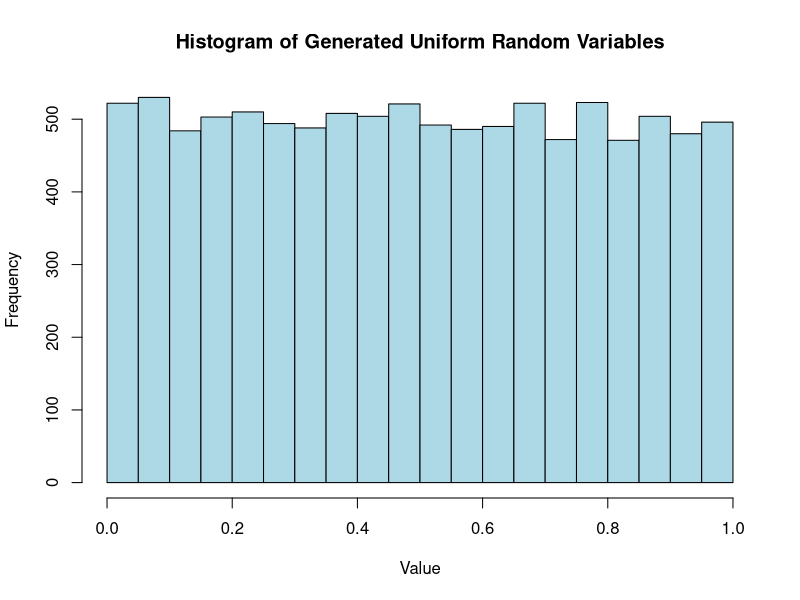
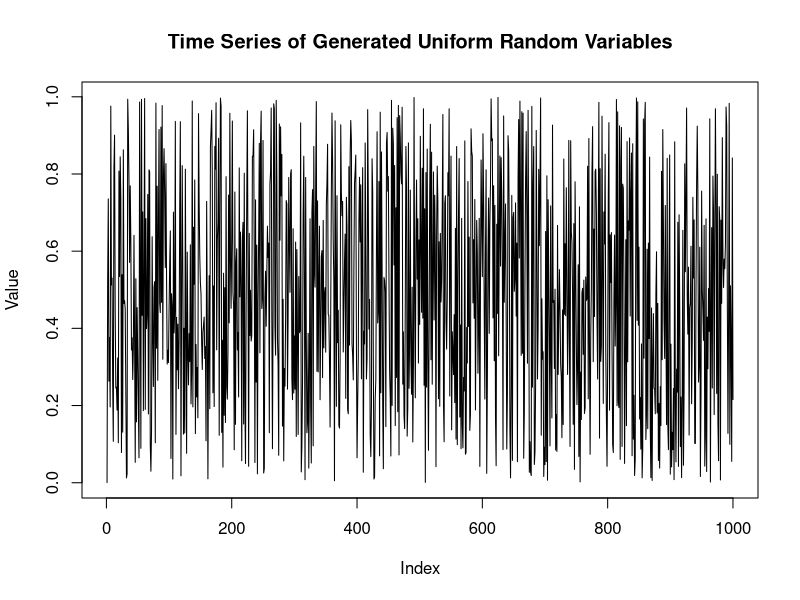
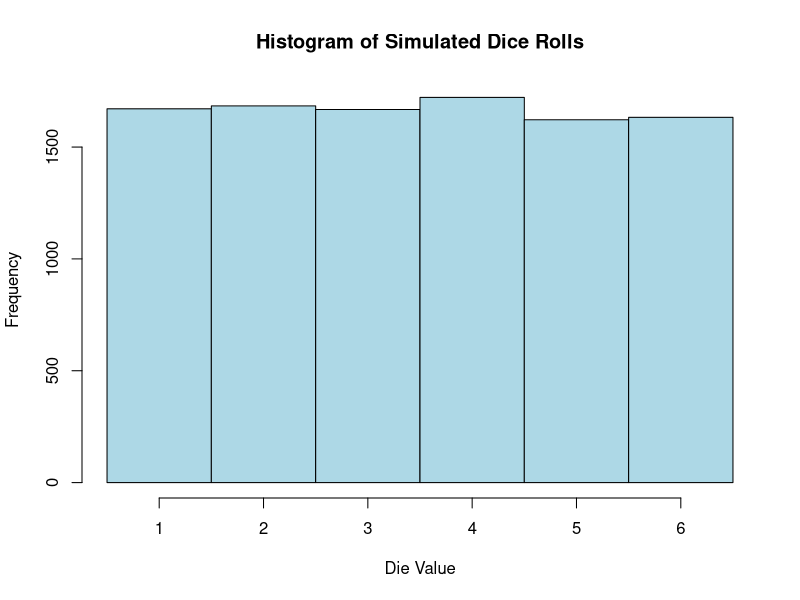
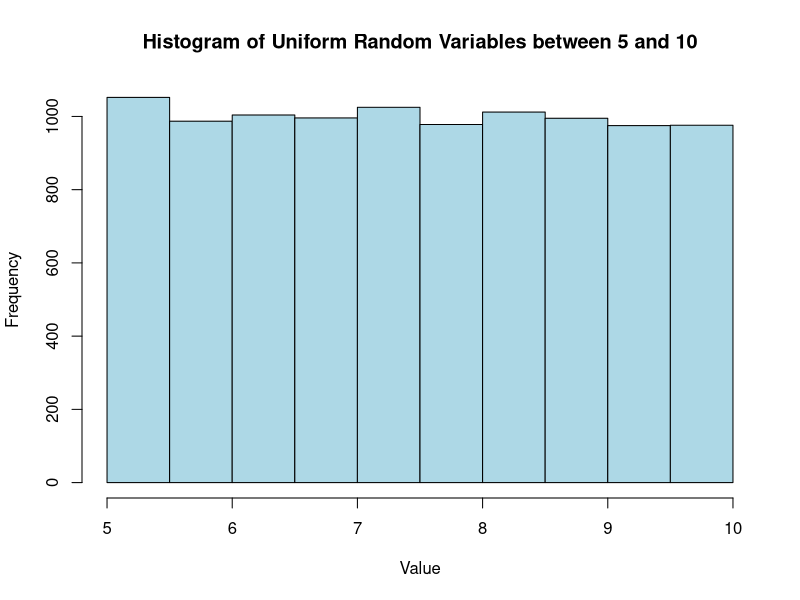

Reproduce these figures in R, in order.
## ---- chunk 1
prngr <- function(seed, a, c = 0, m, n) {
    current_state <- seed
    seq = numeric(n)
    
    for (i in 1:n) {
        current_state <- (a * current_state + c) %% m
        seq[i] <- current_state/m
    }
    return(seq)
}

rand_seq <- prngr(seed=42, a=7**5, m = 2^31 - 1, n = 10000)
print(rand_seq[1:10])
## ---- chunk 2
hist(rand_seq,  main = "Histogram of Generated Uniform Random Variables", xlab = "Value", ylab = "Frequency", col = "lightblue")
plot(rand_seq[1:1000], type = "l", main = "Time Series of Generated Uniform Random Variables", xlab = "Index", ylab = "Value")
## ---- chunk 3
prngrInt <- function(seed, a, c = 0, m, n) {
    current_state <- seed
    seq = numeric(n)
    
    for (i in 1:n) {
        current_state <- (a * current_state + c) %% m
        seq[i] <- current_state
    }
    return(seq)
}

rand_int <- prngrInt(seed=42, a=7**5, m = 2^31 - 1, n = 10000)
print(rand_int[1:10])
## ---- chunk 4
rand_dice <- (rand_int %% 6) + 1
print(rand_dice[1:10])
## ---- chunk 5
hist(rand_dice, breaks = seq(0.5, 6.5, by = 1), main = "Histogram of Simulated Dice Rolls", xlab = "Die Value", ylab = "Frequency", col = "lightblue")
## ---- chunk 6
a <- 5
b <- 10
rand_uniform_ab <- a + (b - a) * rand_seq
print(rand_uniform_ab[1:10])
## ---- chunk 7
hist(rand_uniform_ab, main = "Histogram of Uniform Random Variables between 5 and 10", xlab = "Value", ylab = "Frequency", col = "lightblue")
